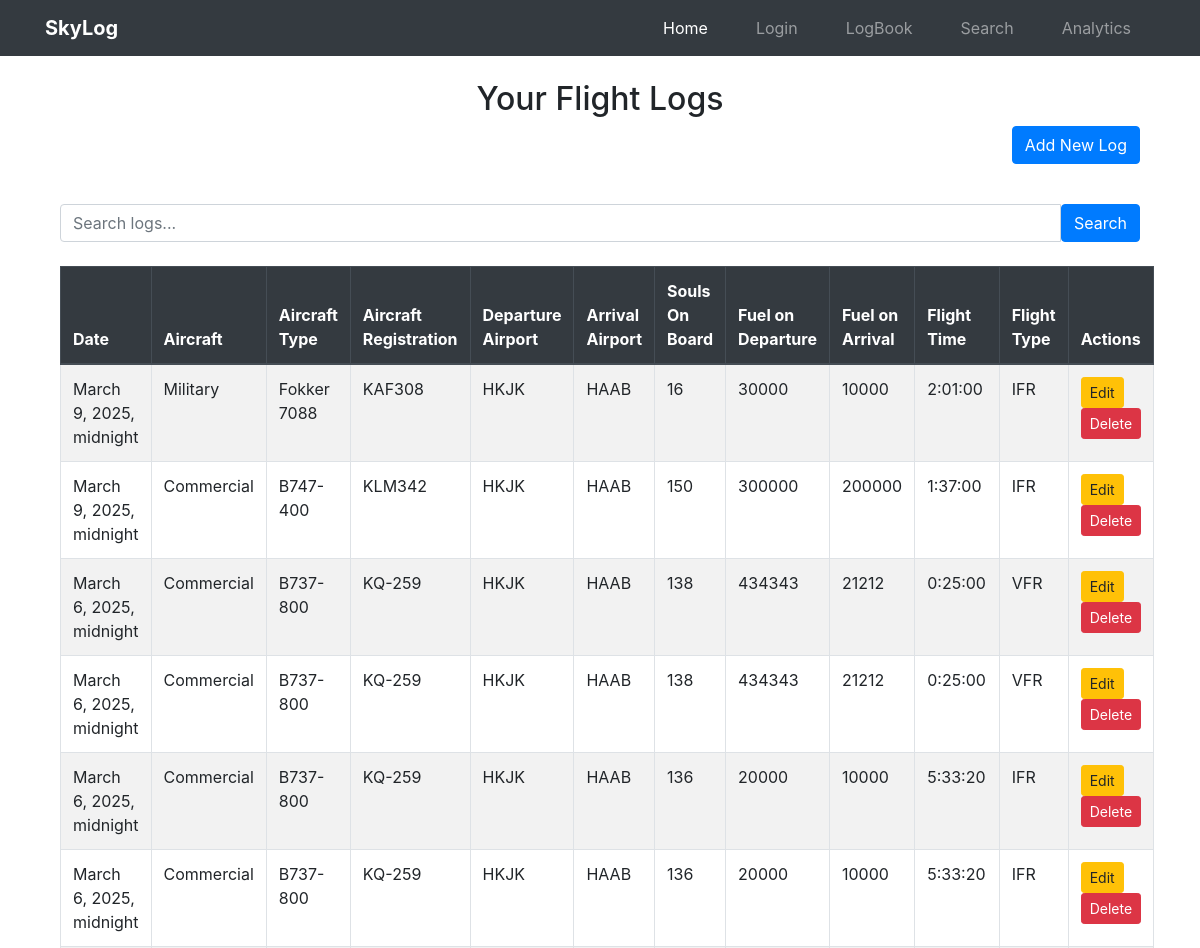
The page /logbook/logs_list/ (signed in, upper part) on the database as committed earlier.
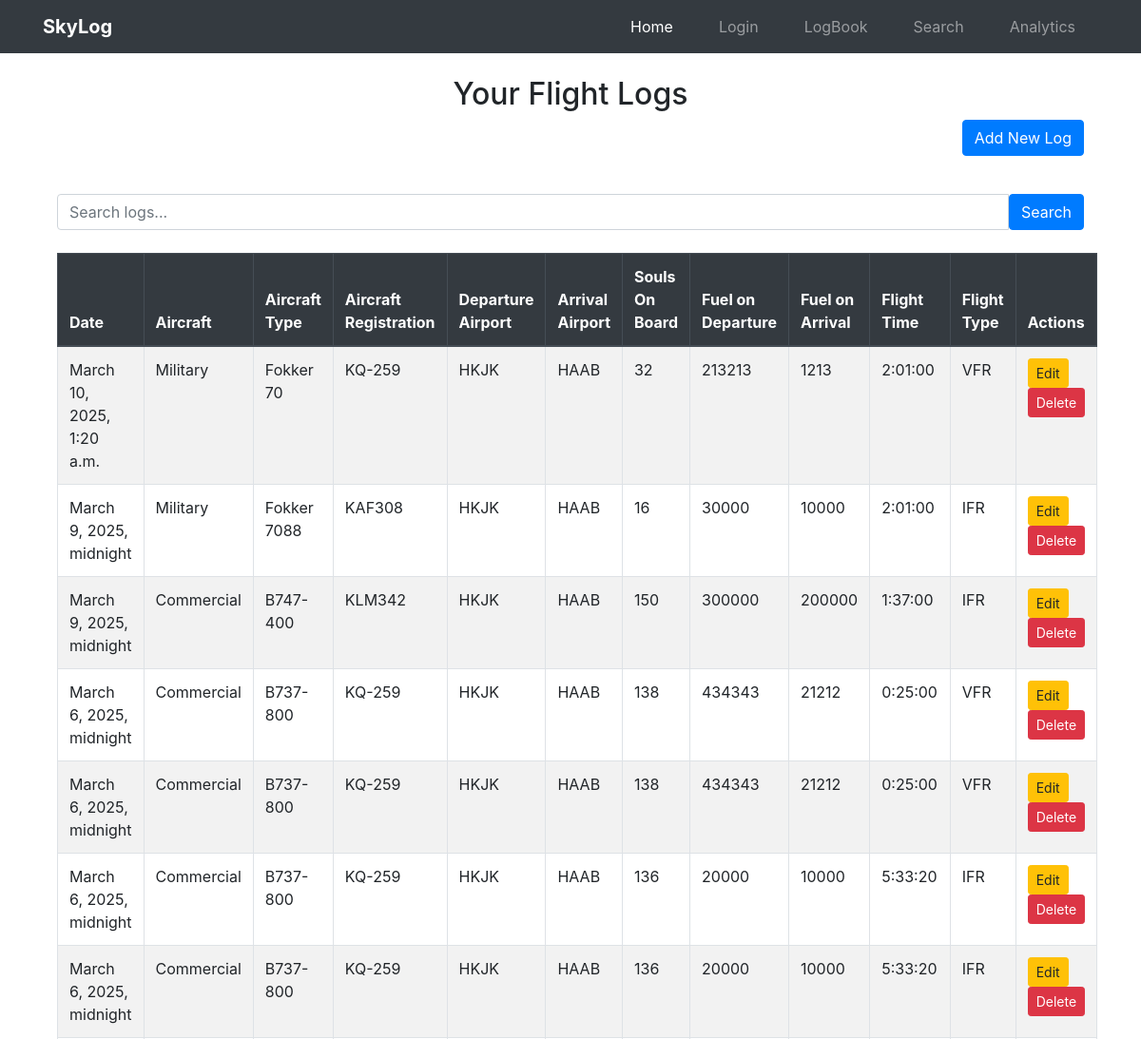
The same page on the database as committed later.
### logs/models.py (models this page shows, shortened)
class Log(models.Model):
    user = models.ForeignKey(User, on_delete=models.CASCADE)
    date = models.DateTimeField(default=now)
    AIRCRAFT=[("General Aviation","General Aviation"),("Commercial","Commercial"),("Military","Military")]
    aircraft = models.CharField(max_length=100,choices=AIRCRAFT)
    aircraft_type = models.CharField(max_length=100)
    aircraft_registration = models.CharField(max_length=100)
    departure_airport = models.CharField(max_length=4, validators=[icao_validator])
    arrival_airport = models.CharField(max_length=4, validators=[icao_validator])
    flight_time = models.DurationField()  # timedelta for hours & minutes
    souls_on_board = models.PositiveIntegerField(default=0)
    fuel_on_departure = models.PositiveIntegerField(default=0)
    fuel_on_arrival = models.PositiveIntegerField(default=0)
    remarks = models.TextField(blank=True, null=True)
    PURPOSE=[("Training","Training"),
             ("Recreational","Recreational"),
             ("Cargo_flight","Cargo_flight"),
             ("Passenger_flight","Passenger_flight")
             ]
    purpose = models.CharField(max_length=20,choices=PURPOSE)
    FLIGHT_TYPES = [("VFR", "Visual Flight Rules"), ("IFR", "Instrument Flight Rules")]
    flight_type = models.CharField(max_length=3, choices=FLIGHT_TYPES)
    flight_number = models.CharField(max_length=20, unique=True, default=uuid.uuid4)
    safety_concerns = models.BooleanField(default=False)

### logs/views.py (the view, shortened to what this page needs)
# urls.py: path('logs_list/', views.log_list, name='logs_list'),
@login_required
def log_list(request):
    logs = Log.objects.filter(user=request.user).order_by('-date')
    query = request.GET.get('query')
    return render(request, 'logs/log_list.html', {'logs': logs})

### logs/templates/logs/log_list.html (shortened to what this page needs)
{% extends "others/base.html" %}
{% block content %}
<div class="container mt-4">
    <h2 class="text-center">Your Flight Logs</h2>
    <div class="text-right mb-3 ">
        <a href="{% url 'logs:create_log' %}" class="btn btn-primary">Add New Log</a>
    </div>
    <br>
    <form method="GET" action="{% url 'logs:logs_list' %}" class="mb-4">
        <div class="input-group">
            <input type="text" name="query" class="form-control" placeholder="Search logs..." value="{{ request.GET.query }}">
            <button type="submit" class="btn btn-primary">Search</button>
        </div>
    </form>
    {% if logs %}
    <table class="table table-bordered table-striped">
        <thead class="thead-dark">
            <tr>
                <th>Date</th>
                <th>Aircraft</th>
                <th>Aircraft Type</th>
                <th>Aircraft Registration</th>
                <th>Departure Airport</th>
                <th>Arrival Airport</th>
                <th>Souls On Board</th>
                <th>Fuel on Departure</th>
                <th>Fuel on Arrival</th>
                <th>Flight Time</th>
                <th>Flight Type</th>
                <th>Actions</th>
            </tr>
        </thead>
        <tbody>
            {% for log in logs %}
            <tr>
                <td>{{ log.date }}</td>
                <td>{{ log.aircraft }}</td>
                <td>{{ log.aircraft_type }}</td>
                <td>{{ log.aircraft_registration }}</td>
                <td>{{ log.departure_airport }}</td>
                <td>{{ log.arrival_airport }}</td>
                <td>{{ log.souls_on_board }}</td>
                <td>{{ log.fuel_on_departure }}</td>
                <td>{{ log.fuel_on_arrival }}</td>
                <td>{{ log.flight_time }}</td>
                <td>{{ log.flight_type }}</td>
                 <td>
                    <a href="{% url 'logs:edit_log' log.id %}" class="btn btn-warning btn-sm " >Edit  </a>
                    <a href="{% url 'logs:delete_log' log.id %}" class="btn btn-danger btn-sm ">Delete</a>
                </td>
            </tr>
            {% endfor %}
        </tbody>
    </table>
    {% else %}
    <p class="text-center">No flight logs available.</p>
    {% endif %}
</div>
{% endblock %}

Rows that differ between the two databases and show on the page:
added Log: date "March 10, 2025, 1:20 a.m.", aircraft "Military", aircraft_type "Fokker 70", aircraft_registration "KQ-259", departure_airport "HKJK", arrival_airport "HAAB", souls_on_board "32", fuel_on_departure "213213", fuel_on_arrival "1213", flight_time "2:01:00", flight_type "VFR"
